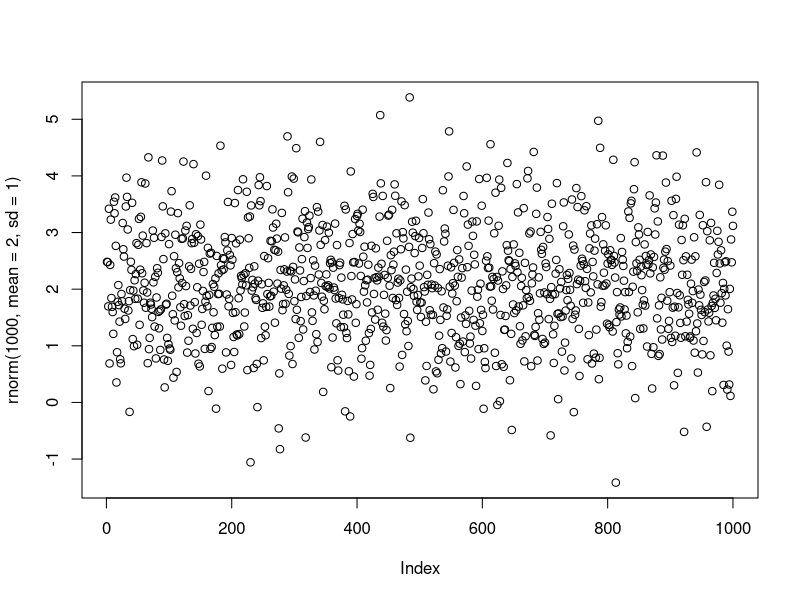
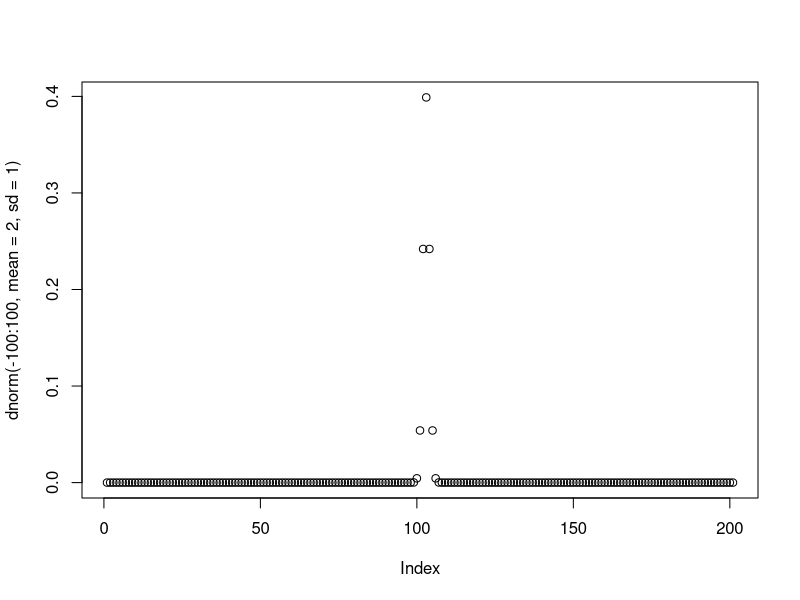
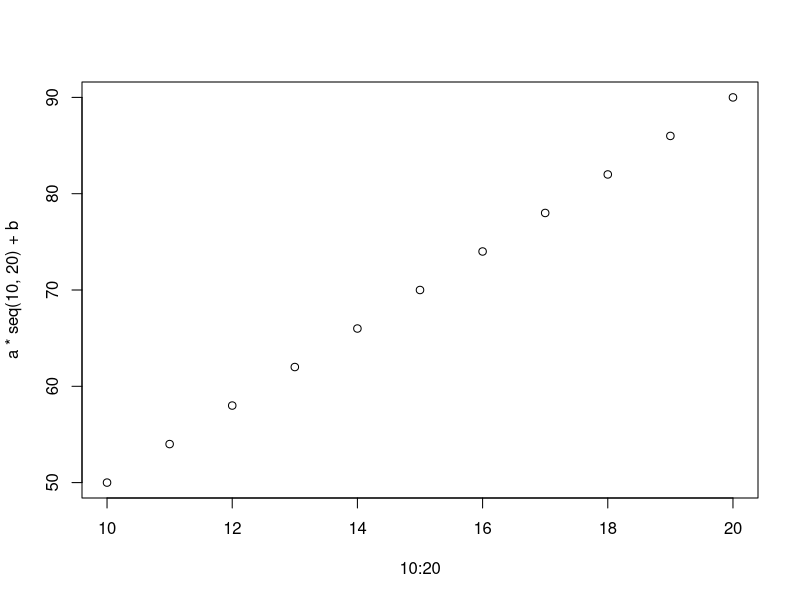

The R source for these figures, in order:
# Feuille 2
# Preleminiare
par=(mfcol=c(1,2))
plot(rnorm(1000,mean=2,sd=1))

plot(dnorm(-100:100,mean=2,sd=1))

a <- 4
b<- 10
plot(10:20,a*seq(10,20)+b)
